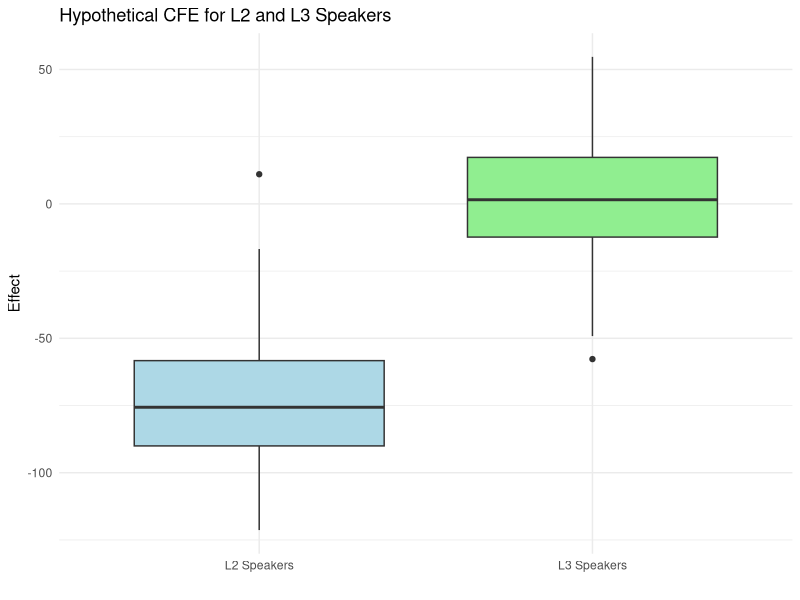
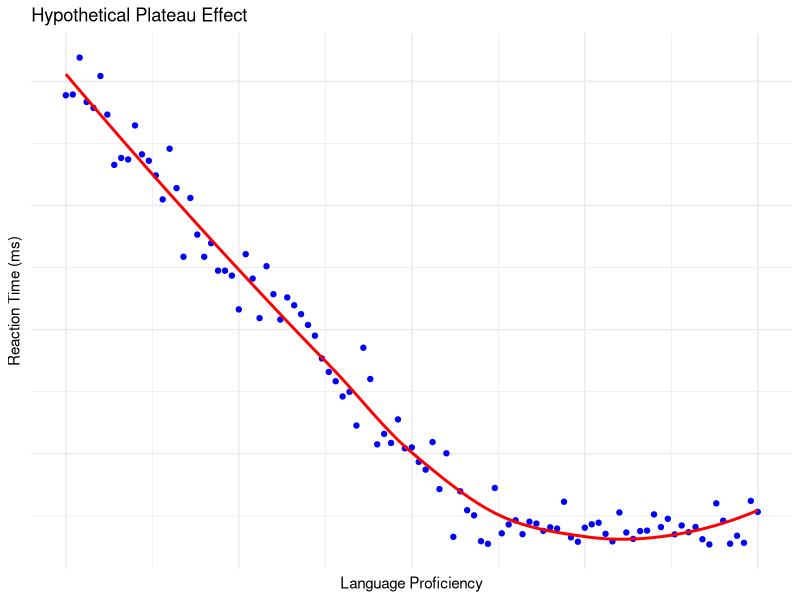
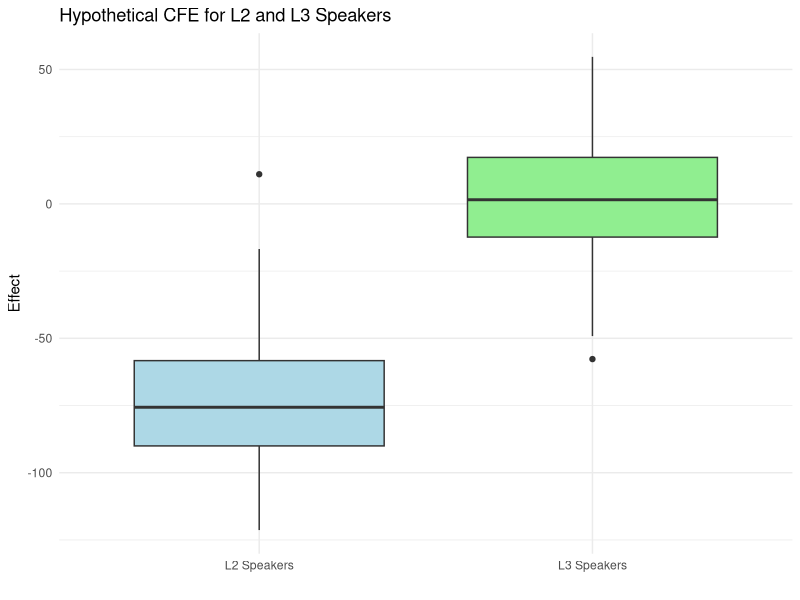
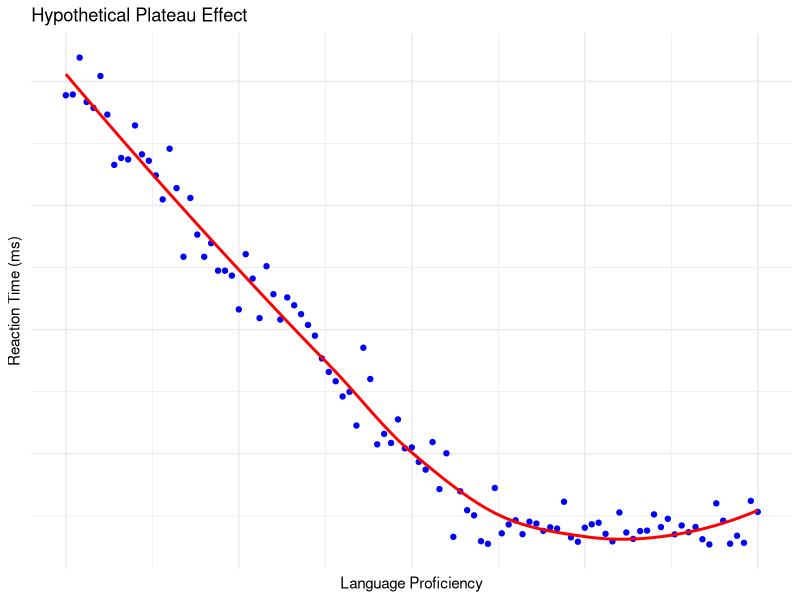

Reproduce these figures in R, in order.
library(ggplot2)

# Generate synthetic data
set.seed(123) # for reproducibility
group <- rep(c("L3 Speakers", "L2 Speakers"), each = 100)
CFE <- c(rnorm(100, mean = 0, sd = 25), rnorm(100, mean = -70, sd = 25))

# Create a data frame
data <- data.frame(group, CFE)

# Plot the data
ggplot(data, aes(x = group, y = CFE)) +
  geom_boxplot(fill = c("lightblue", "lightgreen")) +
  labs(title = "Hypothetical CFE for L2 and L3 Speakers", 
       x = "Group", 
       y = "Effect") +
  theme_minimal() + xlab("") 

ggsave("boxplot_es_h.png")


set.seed(123) # for reproducibility
language_proficiency <- seq(0, 100, by=1)
reaction_time <- ifelse(language_proficiency < 60, 
                        300 - 3 * language_proficiency + rnorm(101, mean = 0, sd = 10), 
                        120 + rnorm(101, mean = 0, sd = 5))

# Create a data frame
data <- data.frame(language_proficiency, reaction_time)

# Plot the data
ggplot(data, aes(x = language_proficiency, y = reaction_time)) +
  geom_point(color = 'blue') +
  geom_smooth(method = "loess", se = FALSE, color = 'red') +
  labs(title = "Hypothetical Plateau Effect", 
       x = "Language Proficiency", 
       y = "Reaction Time (ms)") +
  theme_minimal() +
  theme(axis.text.x = element_blank(),  # Mute specific numbers on x-axis
        axis.text.y = element_blank(),  # Mute specific numbers on y-axis
        axis.ticks = element_blank())   # Remove ticks

ggsave("prof_h.png")
